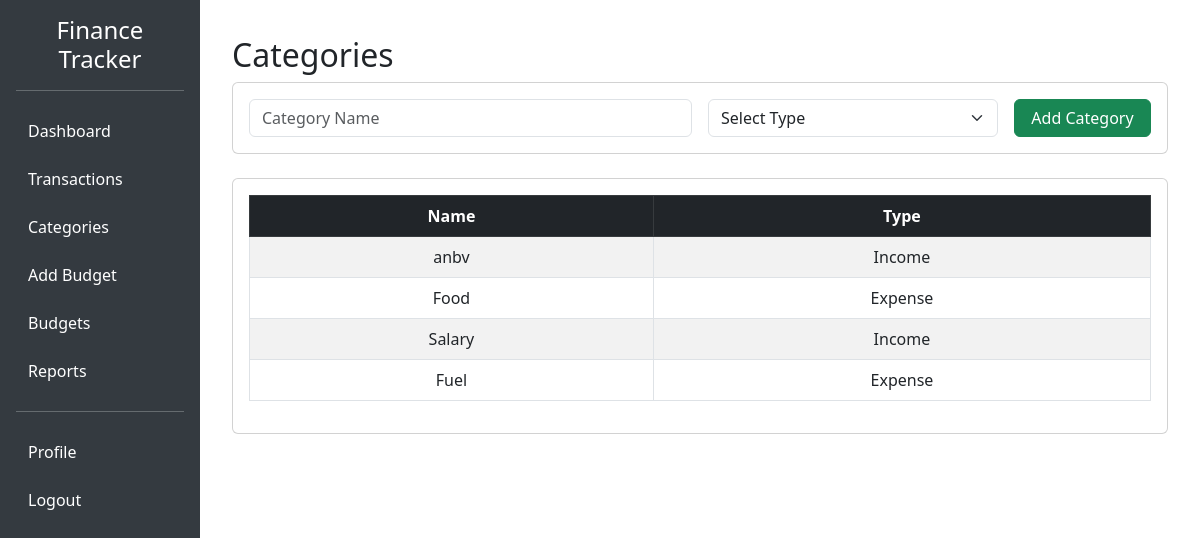
The page /categories/ (signed in) on the database its author committed.
### finance/models.py (models this page shows, shortened)
class Category(models.Model):
    CATEGORY_TYPES = (
        ('income', 'Income'),
        ('expense', 'Expense'),
    )
    user = models.ForeignKey(User, on_delete=models.CASCADE, related_name="categories")
    name = models.CharField(max_length=100)
    type = models.CharField(max_length=10, choices=CATEGORY_TYPES)

### finance/views.py (the view)
# urls.py: path("categories/", views.categories, name="categories"),
@login_required
def categories(request):
    if request.method == "POST":
        name = request.POST.get("name")
        type = request.POST.get("type")
        Category.objects.create(user=request.user, name=name, type=type)
        messages.success(request, "Category created!")
        return redirect("categories")
    cats = Category.objects.filter(user=request.user)
    return render(request, "categories.html", {"categories": cats})

### template/categories.html (shortened to what this page needs)
{% extends 'base.html' %}
{% load static %}
{% block content %}
<div class="container mt-3">
    <h2>Categories</h2>
    <div class="card mb-4">
        <div class="card-body">
            <form method="POST" class="row g-3">
                <div class="col-md-6">
                    <input type="text" name="name" class="form-control" placeholder="Category Name" required>
                </div>
                <div class="col-md-4">
                    <select name="type" class="form-select" required>
                        <option value="">Select Type</option>
                    </select>
                </div>
                <div class="col-md-2">
                    <button type="submit" class="btn btn-success w-100">Add Category</button>
                </div>
            </form>
        </div>
    </div>
    <div class="card">
        <div class="card-body">
            {% if categories %}
            <table class="table table-bordered table-striped text-center">
                <thead class="table-dark">
                    <tr>
                        <th>Name</th>
                        <th>Type</th>
                    </tr>
                </thead>
                <tbody>
                    {% for c in categories %}
                    <tr>
                        <td>{{ c.name }}</td>
                        <td>{{ c.type|title }}</td>
                    </tr>
                    {% endfor %}
                </tbody>
            </table>
            {% else %}
            <p class="text-muted">No categories found. Add some above.</p>
            {% endif %}
        </div>
    </div>
</div>
{% endblock %}

### template/base.html (style rules this page uses)
body { min-height: 100vh; display: flex; flex-direction: column; }

### rows shown on the page
Category: name "anbv", type "Income"
Category: name "Food", type "Expense"
Category: name "Salary", type "Income"
Category: name "Fuel", type "Expense"
